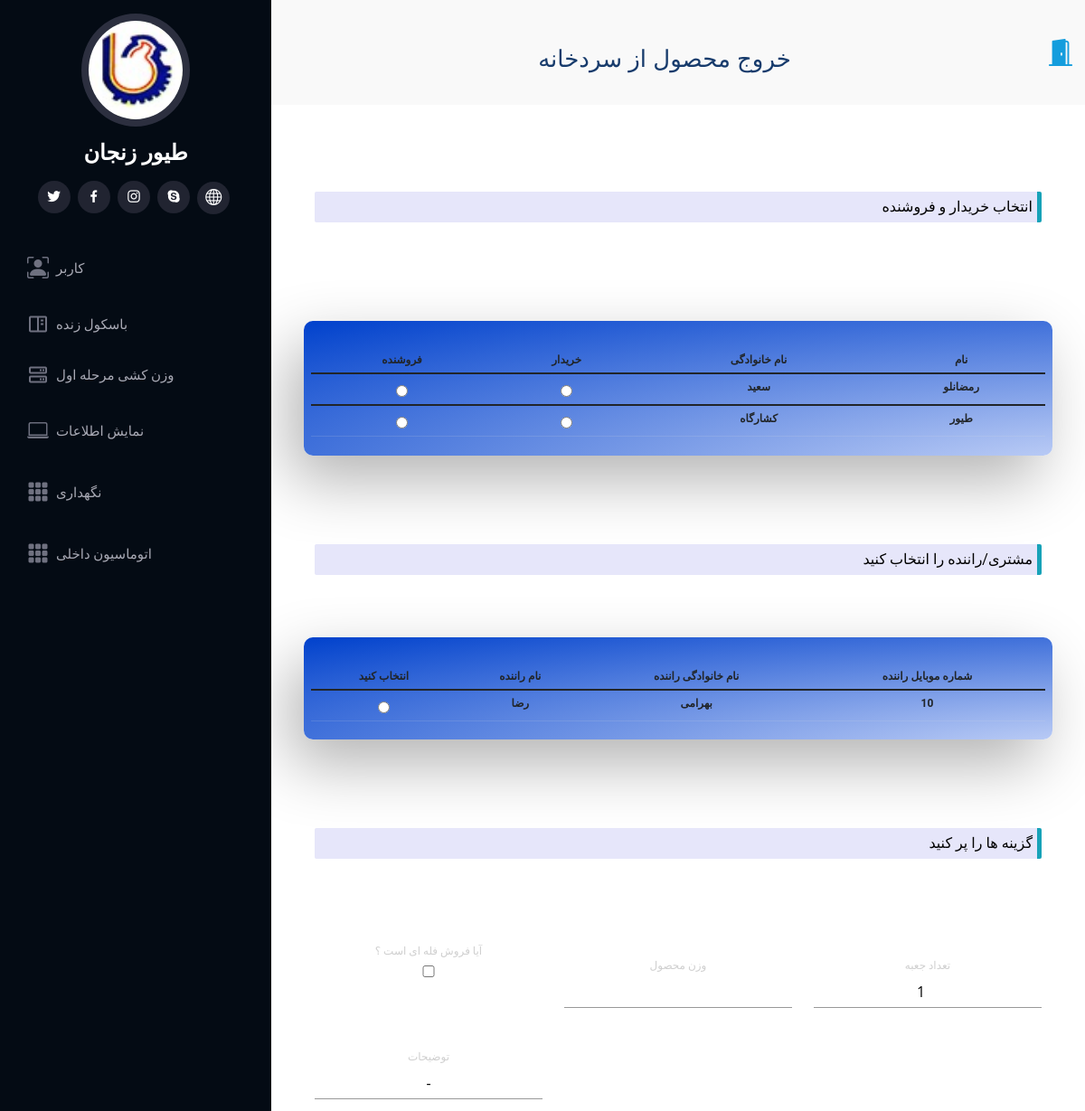
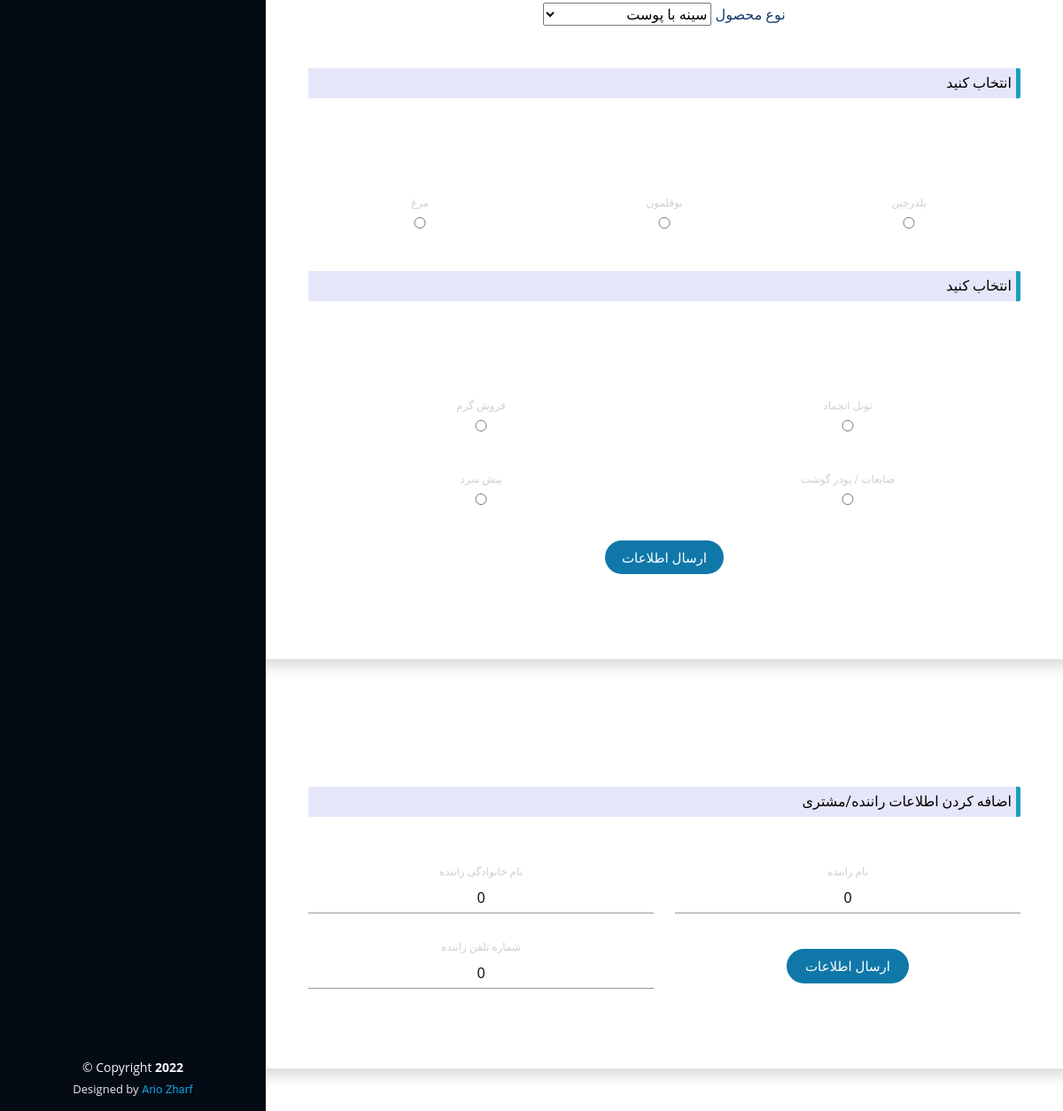
The page /segmentation/form/ (signed in) on the database its author committed (2 pictures, top to bottom).
### WareHouseApp/models.py (models this page shows, shortened)
class ProductOwner(models.Model):
    name = models.CharField(max_length=25)
    last_name = models.CharField(max_length=25)
    product_owner_id = models.CharField(default=str(uuid1().int), max_length=300, primary_key=True)

class Driver(models.Model):
    name = models.CharField(max_length=25)
    last_name = models.CharField(max_length=25)
    phone_number = models.CharField(max_length=12)
    driver_type = models.BooleanField(default=True)
    driver_id = models.CharField(default=str(uuid1().int), max_length=250, primary_key=True)
    car = models.ForeignKey(Car, on_delete=models.CASCADE, null=True)

### WareHouseApp/views.py (the view)
# urls.py: re_path(r'^segmentation/form/$', views.segmentation_form, name='Segmentation_Form'),
def segmentation_form(requests):
    if requests.user.is_authenticated:
        first_pre_cold_user_list = models.PreColdManager.objects.all().filter(
            username=requests.user.username)
        ceo_user_list = models.CEO.objects.all().filter(username=requests.user.username)
        if len(ceo_user_list) > 0 or len(first_pre_cold_user_list) > 0 or requests.user.is_superuser:
            segment_temp = loader.get_template('WareHouseApp/segmentation.html')
            context = {
                'request': requests,
                'po_list': models.ProductOwner.objects.all(),
                'driver_list' : models.Driver.objects.all().filter(driver_type=False),
            }
            return HttpResponse(segment_temp.render(context))
    return HttpResponseRedirect(reverse('Error', args=["you can't access to this page"]))

### WareHouseApp/templates/WareHouseApp/segmentation.html (shortened to what this page needs)
{% extends 'WareHouseApp/main.html' %}
{% load static %}
{% block title %}
<h2>خروج محصول از سردخانه</h2>
{% endblock %}
{% block content %}
<form action="{% url 'Segmentation' %}" method="post">
     <div class=" cont">
         <div class="row form sign-in shadow p-5 mb-5 bg-white rounded d-flex align-items-stretch">
                          <div class="col-12 mt-5 mb-5">
                 <p class="partition" style="background-color: lavender;
                  border-radius: 2px;
                  border-right-style: solid;
                  border-right-color: #17a2b8;
                  border-right-width: 5px;
                  text-align: right;
                  padding-right: 10px;
                  padding: 5px;
                  color: black;">انتخاب خریدار و فروشنده</p>
             </div>
              <div class="fresh-table full-color-blue badge filter badge-blue" style="overflow:scroll;">
                      <table id="fresh-table2" class="table">
                        <thead>
                          <th data-field="salary" data-sortable="true">فروشنده</th>
                          <th data-field="salary" data-sortable="true">خریدار</th>
                          <th data-field="salary" data-sortable="true">نام خانوادگی </th>
                          <th data-field="salary" data-sortable="true">نام</th>
                        </thead>
                        {% for po in po_list %}
                        <label for="{{ po.product_owner_id }}">
                            <tbody>
                              <tr>
                                <td>
                                    <div class="radio">
                                         <label style="margin:0px;"><input type="radio" value="{{ po.product_owner_id }}" name="saleor_id" id="{{ po.product_owner_id }}" style="border-bottom:0px;"></label>
                                    </div>
                                </td>
                                <td>
                                    <div class="radio">
                                         <label style="margin:0px;"><input type="radio" value="{{ po.product_owner_id }}" name="buyer_id" id="{{ po.product_owner_id }}2" style="border-bottom:0px;"></label>
                                    </div>
                                </td>
                                <td>{{ po.name }}</td>
                                <td>{{ po.last_name }}</td>
                              </tr>
                            </tbody>
                        </label>
                          {% endfor %}
                      </table>
             </div>
             <div class="col-12 mt-5 mb-2">
                 <p class="partition" style="background-color: lavender;
                  border-radius: 2px;
                  border-right-style: solid;
                  border-right-color: #17a2b8;
                  border-right-width: 5px;
                  text-align: right;
                  padding-right: 10px;
                  padding: 5px;
                  color: black;">مشتری/راننده را انتخاب کنید</p>
             </div>
             <div class="fresh-table full-color-blue badge filter badge-blue" style="overflow:scroll;">
                      <table id="fresh-table3" class="table" style="    overflow: scroll;">
                        <thead>
                          <th>انتخاب کنید</th>
                          <th data-field="name" data-sortable="true">نام  راننده</th>
                          <th data-field="country" data-sortable="true">نام خانوادگی راننده</th>
                          <th data-field="country" data-sortable="true">شماره موبایل راننده</th>
                        </thead>
                        {% for driver in driver_list %}
                        <label for="{{ driver.driver_id }}">
                            <tbody>
                              <tr>
                                <td>
                                    <div class="radio">
                                         <label style="margin:0px;"><input type="radio" value="{{ driver.driver_id }}" name="driver_id" id="{{ driver.driver_id }}"></label>
                                    </div>
                                </td>
                                <td>{{ driver.name }}</td>
                                <td>{{ driver.last_name }}</td>
                                <td>{{ driver.phone_number }}</td>
                              </tr>
                            </tbody>
                        </label>
                          {% endfor %}
                      </table>
             </div>
              <div class="col-12 mt-5 mb-5">
                 <p class="partition" style="background-color: lavender;
                  border-radius: 2px;
                  border-right-style: solid;
                  border-right-color: #17a2b8;
                  border-right-width: 5px;
                  text-align: right;
                  padding-right: 10px;
                  padding: 5px;
                  color: black;"> گزینه ها را پر کنید</p>
             </div>
           <div class="col-4">
             <label for="class">
                <span >آیا فروش فله ای است ؟</span>
                <input type="checkbox" id="class" name="num_weight"/>
             </label>
           </div>
             <div class="col-4 mt-3">
                 <label for="weight">
                    <span >وزن محصول  </span>
                    <input type="text" name="weight" id="weight"/>
                 </label>
             </div>
             <div class="col-4 mt-3">
                 <label for="box_num">
                    <span >تعداد جعبه</span>
                    <input type="number" name="box_num" id="box_num" value="1"/>
                 </label>
             </div>
           <div class="col-4 mt-3">
                 <label for="description">
                    <span >توضیحات</span>
                    <input type="text" name="description" id="description" value="-"/>
                 </label>
             </div>
              <div class="col-12 mt-3" style="text-align:center; border-top:50px;" dir="rtl" >
                    <span style="border-bottom:50px;">نوع محصول</span>
                 <select name="sub_prod" id="sub_prod">
                  <option value="sbap"> سینه با پوست</option>
                 </select>
             </div>
             <div class="col-12 mt-5 mb-5">
                 <p class="partition" style="background-color: lavender;
                  border-radius: 2px;
                  border-right-style: solid;
                  border-right-color: #17a2b8;
                  border-right-width: 5px;
                  text-align: right;
                  padding-right: 10px;
                  padding: 5px;
                  color: black;"> انتخاب کنید</p>
             </div>
            <div class="col-4 mt-3">
             <label for="gate2">
                <span > مرغ</span>
                <input type="radio" name="prod_cat" id="gate2" value="C"/>
             </label>
            </div>
             <div class="col-4 mt-3">
             <label for="precold2">
                <span >بوقلمون</span>
                <input type="radio" name="prod_cat" id="precold2" value="T"/>
             </label>
            </div>
            <div class="col-4 mt-3">
             <label for="dist2">
                <span >بلدرچین</span>
                <input type="radio" name="prod_cat" id="dist2" value="Q"/>
             </label>
            </div>
              <div class="col-12 mt-5 mb-5">
                 <p class="partition" style="background-color: lavender;
                  border-radius: 2px;
                  border-right-style: solid;
                  border-right-color: #17a2b8;
                  border-right-width: 5px;
                  text-align: right;
                  padding-right: 10px;
                  padding: 5px;
                  color: black;"> انتخاب کنید</p>
             </div>
            <div class="col-6 mt-3">
             <label for="dist">
                <span >فروش گرم</span>
                <input type="radio" name="output_category" id="dist" value="D"/>
             </label>
            </div>
             <div class="col-6 mt-3">
             <label for="ft">
                <span >تونل انجماد</span>
                <input type="radio" name="output_category" id="ft" value="F"/>
             </label>
            </div>
             <div class="col-6 mt-3">
             <label for="P">
                <span >پیش سرد</span>
                <input type="radio" name="output_category" id="P" value="P"/>
             </label>
            </div>
             <div class="col-6 mt-3">
             <label for="G">
                <span >ضایعات / پودر گوشت</span>
                <input type="radio" name="output_category" id="G" value="G"/>
             </label>
            </div>
             <div>
                 <button type="submit" class="submit text-center col-2 p-2 mb-5">ارسال اطلاعات</button>
             </div>
         </div>
     </div>
</form>
<form action="{% url 'Driver_Create_Distribute' %}" method="post">
    <div class=" cont">
         <div class="row form sign-in shadow p-5 mb-5 bg-white rounded d-flex align-items-stretch" style="overflow:scroll;">
             <div class="col-12 mt-5 mb-2">
                 <p class="partition" style="background-color: lavender;
                  border-radius: 2px;
                  border-right-style: solid;
                  border-right-color: #17a2b8;
                  border-right-width: 5px;
                  text-align: right;
                  padding-right: 10px;
                  padding: 5px;
                  color: black;">اضافه کردن اطلاعات راننده/مشتری</p>
             </div>
             <div class="col-6">
                 <label for="driver_last_name">
                    <span >نام خانوادگی راننده</span>
                    <input type="text" id="driver_last_name" name="driver_last_name" value="0" />
                 </label>
             </div>
             <div class="col-6">
                 <label for="driver_name">
                    <span >نام راننده</span>
                    <input type="text" id="driver_name" name="driver_name" value="0"/>
                 </label>
             </div>
             <div class="col-6">
                 <label for="driver_phone_number">
                    <span >شماره تلفن راننده</span>
                    <input type="text" id="driver_phone_number" name="driver_phone_number" value="0"/>
                 </label>
             </div>
            <button type="submit" class="submit text-center col-2 p-2 mb-5">ارسال اطلاعات</button>
            </div>
        </div>
</form>
{% endblock %}

### WareHouseApp/static/WareHouseApp/assets/css/demo.css (style rules this page uses)
body { background: #938982; background: url('../img/bg.jpg'); background-size: cover; height: 100vh; background-attachment: fixed; background-size: 100% 100%; }
.fresh-table { margin-top: 45px; box-shadow: -15px 27px 69px rgba(0,0,0,.30); margin-bottom: 50px; }
h2 { font-size: 28px; }

### WareHouseApp/static/WareHouseApp/css/logincss.css (style rules this page uses)
html { height: 100%; }
body { height: 100%; margin: 0; background-repeat: no-repeat; background-attachment: fixed; }
_________________________________________________________________ *, *:before, *:after { box-sizing: border-box; margin: 0; padding: 0; }
body { font-family: 'Open Sans', Helvetica, Arial, sans-serif; background: #ffffff; }
input, button { border: none; outline: none; background: none; font-family: 'Open Sans', Helvetica, Arial, sans-serif; }
.cont { overflow: hidden; position: relative; width: $contW; margin: ; background: #fff; }
.form { position: relative; width: $formW; height: 100%; transition: transform $switchAT ease-in-out; padding: 50px 30px 0; }
button { display: block; margin: 0 auto; width: $inputW; height: $btnH; border-radius: 30px; color: #fff; font-size: 15px; cursor: pointer; }
h2 { width: 100%; font-size: 26px; text-align: center; }
input { display: block; width: 100%; margin-top: 5px; padding-bottom: 5px; font-size: 16px; border-bottom: 1px solid rgba(0,0,0,0.4); text-align: center; }
.submit { margin-top: 40px; margin-bottom: 20px; background: #1078a9; text-transform: uppercase; }

### WareHouseApp/static/WareHouseApp/css/style.css (style rules this page uses)
body { font-family: "Open Sans", sans-serif; color: #173b6c; }
h1, h2, h3, h4, h5, h6 { font-family: "Raleway", sans-serif; }
.breadcrumbs h2 { font-size: 26px; font-weight: 300; }

### rows shown on the page
ProductOwner: name "سعید", last_name "رمضانلو"
ProductOwner: name "کشارگاه", last_name "طیور"
Driver: name "رضا", last_name "بهرامی", phone_number "10"
